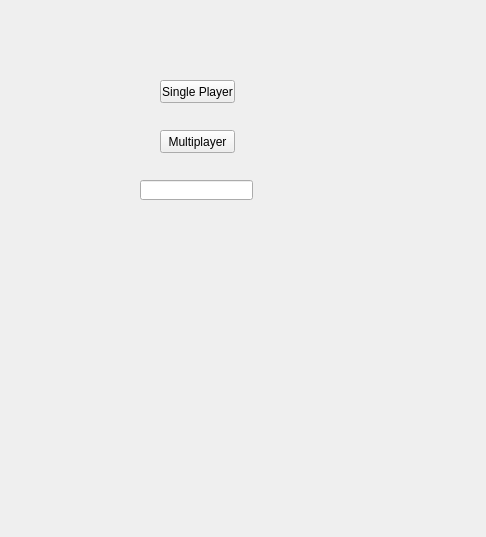
<?xml version="1.0" encoding="UTF-8"?>
<ui version="4.0">
 <class>Start</class>
 <widget class="QWidget" name="Start">
  <property name="geometry">
   <rect>
    <x>0</x>
    <y>0</y>
    <width>486</width>
    <height>537</height>
   </rect>
  </property>
  <property name="windowTitle">
   <string>Form</string>
  </property>
  <widget class="QPushButton" name="singlePlayerBtn">
   <property name="geometry">
    <rect>
     <x>160</x>
     <y>80</y>
     <width>75</width>
     <height>23</height>
    </rect>
   </property>
   <property name="text">
    <string>Single Player</string>
   </property>
  </widget>
  <widget class="QPushButton" name="multiplayerBtn">
   <property name="geometry">
    <rect>
     <x>160</x>
     <y>130</y>
     <width>75</width>
     <height>23</height>
    </rect>
   </property>
   <property name="text">
    <string>Multiplayer</string>
   </property>
  </widget>
  <widget class="QLineEdit" name="gameStringTxt">
   <property name="geometry">
    <rect>
     <x>140</x>
     <y>180</y>
     <width>113</width>
     <height>20</height>
    </rect>
   </property>
  </widget>
 </widget>
 <resources/>
 <connections/>
</ui>
